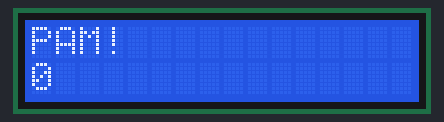
Bench run of a sketch on a simulated Arduino Uno, built with avr-gcc and run on an emulated ATmega328P. Parts: 16×2 character LCD.

Above: at 0.1 s.
At 4.1 s:
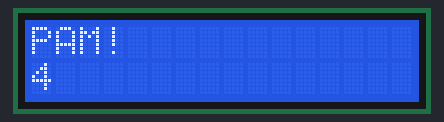
At 9.1 s:
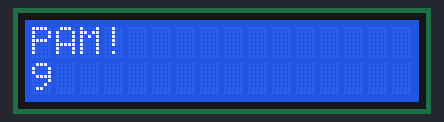
At 19.1 s:
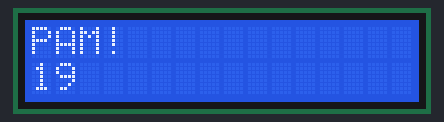
At 29.1 s:
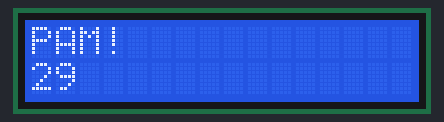
At 39.1 s:
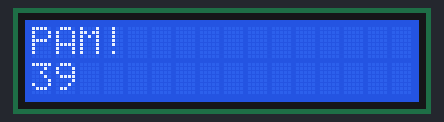

The sketch:

PAM_216.ino
```cpp
 #include <LiquidCrystal.h>
 LiquidCrystal lcd(12, 11, 5, 4, 3, 2);

void setup() {
  // set up the LCD's number of columns and rows:
  lcd.begin(16, 2);
  // Print a message to the LCD.
  lcd.print("PAM!");
}

void loop() {
  // set the cursor to column 0, line 1
  // (note: line 1 is the second row, since counting begins with 0):
  lcd.setCursor(0, 1);
  // print the number of seconds since reset:
  lcd.print(millis() / 1000);
}
```

Measured:
- what the display in image 1 shows lasts 1.0 s, from 4.0 s to 5.0 s
